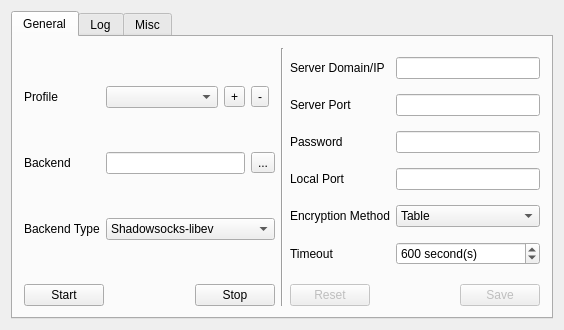
<?xml version="1.0" encoding="UTF-8"?>
<ui version="4.0">
 <class>MainWindow</class>
 <widget class="QMainWindow" name="MainWindow">
  <property name="geometry">
   <rect>
    <x>0</x>
    <y>0</y>
    <width>564</width>
    <height>330</height>
   </rect>
  </property>
  <property name="minimumSize">
   <size>
    <width>564</width>
    <height>330</height>
   </size>
  </property>
  <property name="maximumSize">
   <size>
    <width>564</width>
    <height>330</height>
   </size>
  </property>
  <property name="font">
   <font>
    <family>Segoe UI</family>
   </font>
  </property>
  <property name="windowTitle">
   <string>Shadowsocks-Qt5</string>
  </property>
  <property name="windowIcon">
   <iconset resource="icons.qrc">
    <normaloff>:/icon/shadowsocks-qt5.png</normaloff>:/icon/shadowsocks-qt5.png</iconset>
  </property>
  <widget class="QWidget" name="centralWidget">
   <layout class="QVBoxLayout" name="verticalLayout">
    <item>
     <widget class="QTabWidget" name="tabWidget">
      <property name="currentIndex">
       <number>0</number>
      </property>
      <widget class="QWidget" name="generalTab">
       <attribute name="title">
        <string>General</string>
       </attribute>
       <layout class="QGridLayout" name="gridLayout_2" rowstretch="10,1,0">
        <item row="2" column="2" alignment="Qt::AlignBottom">
         <widget class="QDialogButtonBox" name="profileEditButtonBox">
          <property name="enabled">
           <bool>false</bool>
          </property>
          <property name="standardButtons">
           <set>QDialogButtonBox::Reset|QDialogButtonBox::Save</set>
          </property>
         </widget>
        </item>
        <item row="0" column="2" rowspan="2">
         <layout class="QGridLayout" name="gridLayout_r">
          <item row="4" column="1">
           <widget class="QComboBox" name="methodComboBox">
            <property name="currentText" stdset="0">
             <string notr="true">Table</string>
            </property>
            <item>
             <property name="text">
              <string notr="true" extracomment="Default">Table</string>
             </property>
            </item>
            <item>
             <property name="text">
              <string notr="true">RC4</string>
             </property>
            </item>
            <item>
             <property name="text">
              <string notr="true">AES-128-CFB</string>
             </property>
            </item>
            <item>
             <property name="text">
              <string notr="true">AES-192-CFB</string>
             </property>
            </item>
            <item>
             <property name="text">
              <string notr="true">AES-256-CFB</string>
             </property>
            </item>
            <item>
             <property name="text">
              <string notr="true">BF-CFB</string>
             </property>
            </item>
            <item>
             <property name="text">
              <string notr="true">CAMELLIA-128-CFB</string>
             </property>
            </item>
            <item>
             <property name="text">
              <string notr="true">CAMELLIA-192-CFB</string>
             </property>
            </item>
            <item>
             <property name="text">
              <string notr="true">CAMELLIA-256-CFB</string>
             </property>
            </item>
            <item>
             <property name="text">
              <string notr="true">CAST5-CFB</string>
             </property>
            </item>
            <item>
             <property name="text">
              <string notr="true">DES-CFB</string>
             </property>
            </item>
            <item>
             <property name="text">
              <string notr="true">IDEA-CFB</string>
             </property>
            </item>
            <item>
             <property name="text">
              <string notr="true">RC2-CFB</string>
             </property>
            </item>
            <item>
             <property name="text">
              <string notr="true">SEED-CFB</string>
             </property>
            </item>
           </widget>
          </item>
          <item row="4" column="0">
           <widget class="QLabel" name="methodLabel">
            <property name="text">
             <string>Encryption Method</string>
            </property>
           </widget>
          </item>
          <item row="1" column="0">
           <widget class="QLabel" name="sportLabel">
            <property name="text">
             <string>Server Port</string>
            </property>
           </widget>
          </item>
          <item row="2" column="1">
           <widget class="QLineEdit" name="pwdEdit">
            <property name="echoMode">
             <enum>QLineEdit::PasswordEchoOnEdit</enum>
            </property>
            <property name="clearButtonEnabled" stdset="0">
             <bool>true</bool>
            </property>
           </widget>
          </item>
          <item row="2" column="0">
           <widget class="QLabel" name="pwdLabel">
            <property name="text">
             <string>Password</string>
            </property>
           </widget>
          </item>
          <item row="5" column="0">
           <widget class="QLabel" name="timeoutLabel">
            <property name="text">
             <string>Timeout</string>
            </property>
           </widget>
          </item>
          <item row="1" column="1">
           <widget class="QLineEdit" name="sportEdit"/>
          </item>
          <item row="3" column="1">
           <widget class="QLineEdit" name="lportEdit"/>
          </item>
          <item row="5" column="1">
           <widget class="QSpinBox" name="timeoutSpinBox">
            <property name="correctionMode">
             <enum>QAbstractSpinBox::CorrectToNearestValue</enum>
            </property>
            <property name="suffix">
             <string notr="true"> second(s)</string>
            </property>
            <property name="minimum">
             <number>1</number>
            </property>
            <property name="maximum">
             <number>3600</number>
            </property>
            <property name="singleStep">
             <number>30</number>
            </property>
            <property name="value">
             <number>600</number>
            </property>
           </widget>
          </item>
          <item row="3" column="0">
           <widget class="QLabel" name="lportLabel">
            <property name="text">
             <string>Local Port</string>
            </property>
           </widget>
          </item>
          <item row="0" column="0">
           <widget class="QLabel" name="serverLabel">
            <property name="text">
             <string>Server Domain/IP</string>
            </property>
           </widget>
          </item>
          <item row="0" column="1">
           <widget class="QLineEdit" name="serverEdit">
            <property name="clearButtonEnabled" stdset="0">
             <bool>true</bool>
            </property>
           </widget>
          </item>
         </layout>
        </item>
        <item row="0" column="1" rowspan="3">
         <widget class="Line" name="vLine">
          <property name="orientation">
           <enum>Qt::Vertical</enum>
          </property>
         </widget>
        </item>
        <item row="2" column="0">
         <layout class="QHBoxLayout" name="horizontalLayout">
          <item>
           <widget class="QPushButton" name="startButton">
            <property name="text">
             <string>Start</string>
            </property>
            <property name="icon">
             <iconset theme="run-build">
              <normaloff/>
             </iconset>
            </property>
           </widget>
          </item>
          <item>
           <spacer name="horizontalSpacer_2">
            <property name="orientation">
             <enum>Qt::Horizontal</enum>
            </property>
            <property name="sizeHint" stdset="0">
             <size>
              <width>40</width>
              <height>20</height>
             </size>
            </property>
           </spacer>
          </item>
          <item>
           <widget class="QPushButton" name="stopButton">
            <property name="text">
             <string>Stop</string>
            </property>
            <property name="icon">
             <iconset theme="process-stop">
              <normaloff/>
             </iconset>
            </property>
           </widget>
          </item>
         </layout>
        </item>
        <item row="0" column="0" rowspan="2">
         <layout class="QGridLayout" name="gridLayout_l">
          <item row="0" column="3">
           <widget class="QToolButton" name="addProfileButton">
            <property name="text">
             <string>+</string>
            </property>
            <property name="icon">
             <iconset theme="list-add">
              <normaloff/>
             </iconset>
            </property>
           </widget>
          </item>
          <item row="0" column="0">
           <widget class="QLabel" name="profileLabel">
            <property name="text">
             <string>Profile</string>
            </property>
           </widget>
          </item>
          <item row="0" column="1" colspan="2">
           <widget class="QComboBox" name="profileComboBox"/>
          </item>
          <item row="0" column="4">
           <widget class="QToolButton" name="delProfileButton">
            <property name="text">
             <string>-</string>
            </property>
            <property name="icon">
             <iconset theme="list-remove">
              <normaloff/>
             </iconset>
            </property>
           </widget>
          </item>
          <item row="1" column="1" colspan="3">
           <widget class="QLineEdit" name="backendEdit">
            <property name="clearButtonEnabled" stdset="0">
             <bool>true</bool>
            </property>
           </widget>
          </item>
          <item row="1" column="0">
           <widget class="QLabel" name="backendLabel">
            <property name="text">
             <string>Backend</string>
            </property>
           </widget>
          </item>
          <item row="2" column="0">
           <widget class="QLabel" name="backendTypeLabel">
            <property name="text">
             <string>Backend Type</string>
            </property>
           </widget>
          </item>
          <item row="2" column="1" colspan="4">
           <widget class="QComboBox" name="backendTypeCombo">
            <item>
             <property name="text">
              <string>Shadowsocks-libev</string>
             </property>
            </item>
           </widget>
          </item>
          <item row="1" column="4">
           <widget class="QToolButton" name="backendToolButton">
            <property name="text">
             <string>...</string>
            </property>
            <property name="icon">
             <iconset theme="document-open">
              <normaloff/>
             </iconset>
            </property>
           </widget>
          </item>
         </layout>
        </item>
       </layout>
      </widget>
      <widget class="QWidget" name="logTab">
       <attribute name="title">
        <string>Log</string>
       </attribute>
       <layout class="QVBoxLayout" name="verticalLayout_2">
        <item>
         <widget class="QTextBrowser" name="logBrowser">
          <property name="font">
           <font>
            <family>Monospace</family>
            <italic>false</italic>
           </font>
          </property>
         </widget>
        </item>
       </layout>
      </widget>
      <widget class="QWidget" name="miscTab">
       <attribute name="title">
        <string>Misc</string>
       </attribute>
       <layout class="QGridLayout" name="gridLayout">
        <item row="7" column="0" colspan="3">
         <widget class="Line" name="hLine">
          <property name="orientation">
           <enum>Qt::Horizontal</enum>
          </property>
         </widget>
        </item>
        <item row="0" column="0" colspan="3">
         <widget class="QCheckBox" name="debugCheck">
          <property name="text">
           <string>Debug-level log</string>
          </property>
         </widget>
        </item>
        <item row="2" column="0" colspan="3">
         <widget class="QCheckBox" name="autohideCheck">
          <property name="text">
           <string>Auto hide main window when started.</string>
          </property>
         </widget>
        </item>
        <item row="1" column="0" colspan="3">
         <widget class="QCheckBox" name="autostartCheck">
          <property name="text">
           <string>Autostart if profile is valid.</string>
          </property>
         </widget>
        </item>
        <item row="8" column="1">
         <spacer name="horizontalSpacer">
          <property name="orientation">
           <enum>Qt::Horizontal</enum>
          </property>
          <property name="sizeHint" stdset="0">
           <size>
            <width>40</width>
            <height>20</height>
           </size>
          </property>
         </spacer>
        </item>
        <item row="8" column="2">
         <widget class="QPushButton" name="miscSaveButton">
          <property name="text">
           <string>Save</string>
          </property>
          <property name="icon">
           <iconset theme="document-save">
            <normaloff/>
           </iconset>
          </property>
         </widget>
        </item>
        <item row="8" column="0">
         <widget class="QPushButton" name="aboutButton">
          <property name="text">
           <string>About</string>
          </property>
          <property name="icon">
           <iconset theme="help-about">
            <normaloff/>
           </iconset>
          </property>
         </widget>
        </item>
        <item row="5" column="0" colspan="3">
         <spacer name="verticalSpacer">
          <property name="orientation">
           <enum>Qt::Vertical</enum>
          </property>
          <property name="sizeHint" stdset="0">
           <size>
            <width>20</width>
            <height>40</height>
           </size>
          </property>
         </spacer>
        </item>
       </layout>
      </widget>
     </widget>
    </item>
   </layout>
  </widget>
 </widget>
 <layoutdefault spacing="6" margin="11"/>
 <resources>
  <include location="icons.qrc"/>
 </resources>
 <connections/>
</ui>
